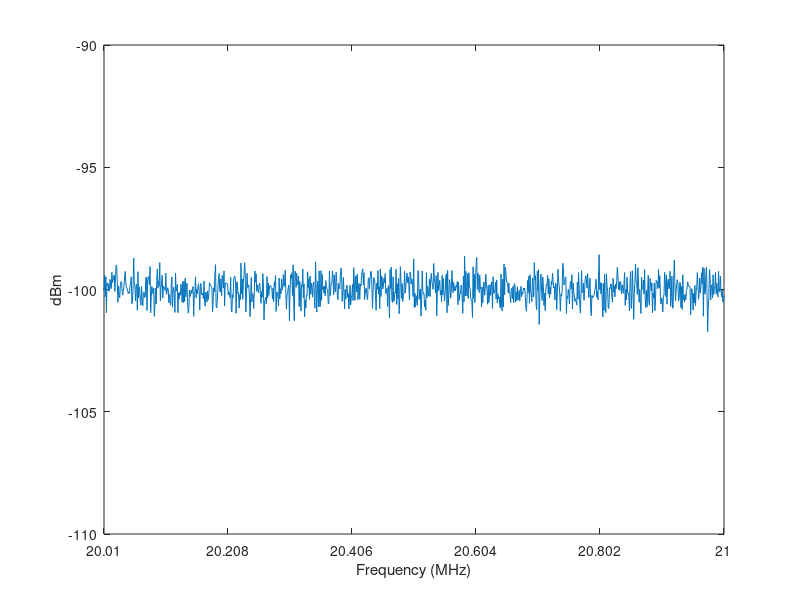
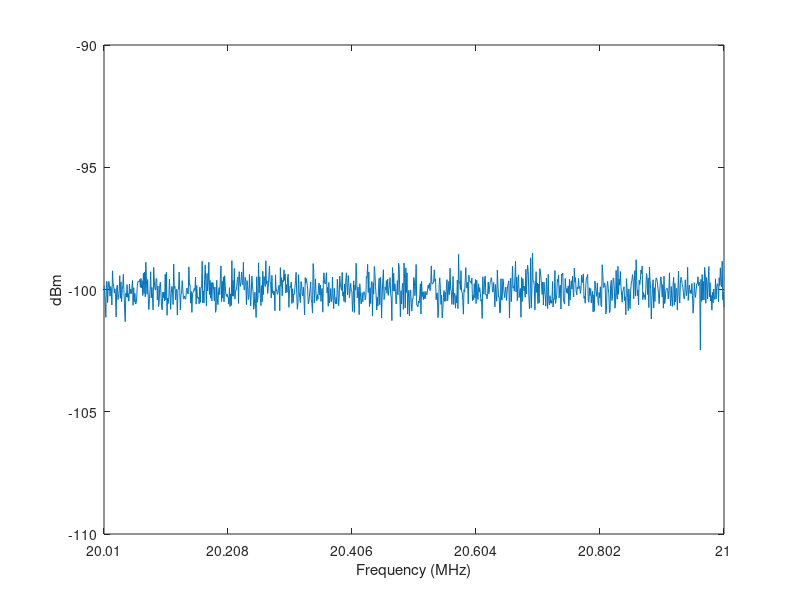
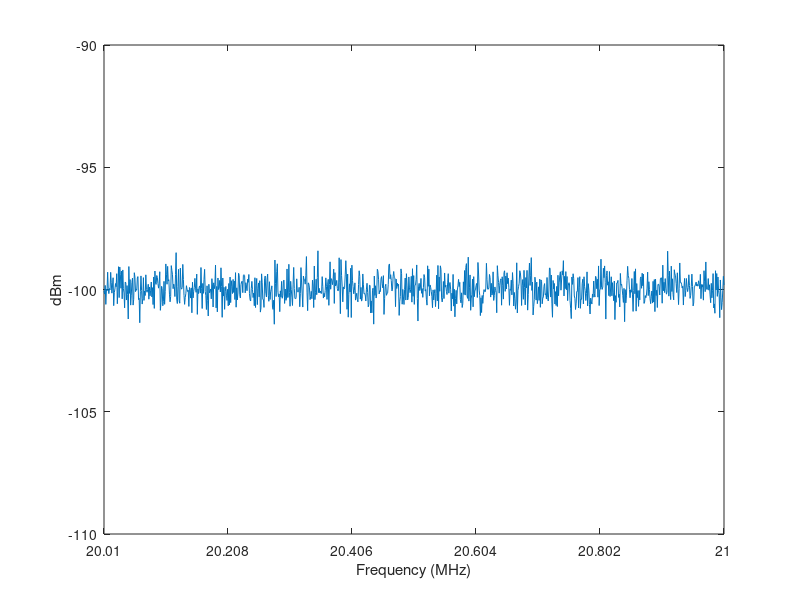
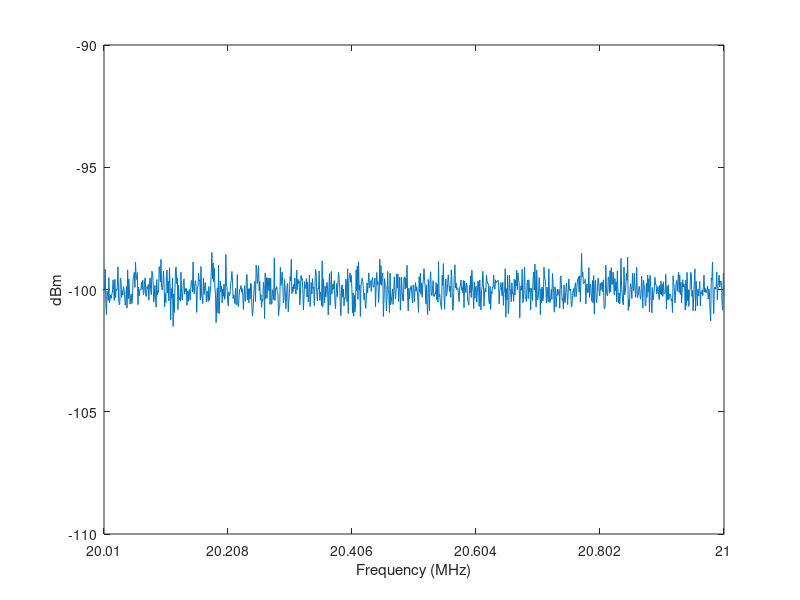

Here is the MATLAB script that generated these plots, in order:
%底噪为-100dBm，标准差为0.5的噪声
%循环1000次生成多张波形图,获取数据
tic;
sig=[];
for k=1:1000
    len_sig=1024;
    noise_dm=normrnd(-100,0.5,1,len_sig);% 生成均值mu,标准差为sigmax，m行n列的正态分布的噪声  
    xi=linspace(20.01,21.00,len_sig);
    figure(1);
    plot(xi,noise_dm);
    % title('100.6—101.0MHz频谱图');
    xlabel('Frequency (MHz)')
    ylabel('dBm');
    ylim([-110,-90]);
    xlim([20.01,21.00]);
    set(gca,'xtick',20.01:0.198:21.00);
    sig(k,:)=noise_dm;
    k1=k-1;
    filename=['image\noise1000\',num2str(k1),'.png'];
    saveas(gcf,filename)
   
end
save('datest\noise1000.mat','sig');
timett=toc;%计算仿真1000次的时长